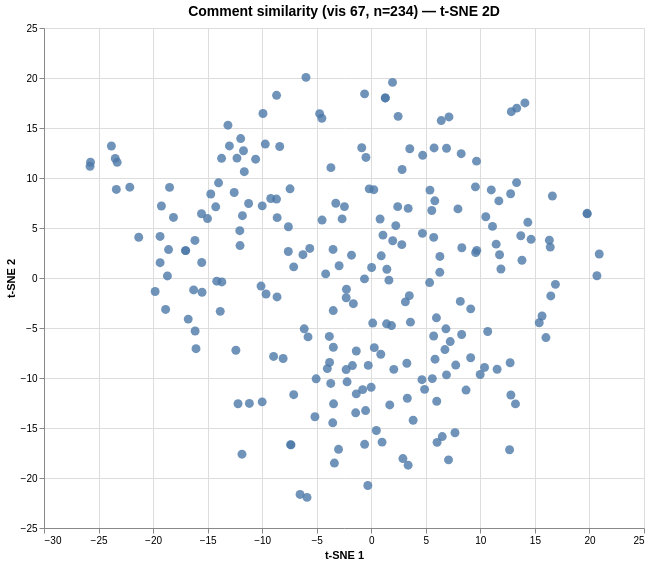

Source (Vega-Lite JSON):
### Vega specification from a JSON file in a GitHub repository (floating-point values rounded to 4 significant figures; data arrays with more than 128 entries replaced by an {"elided": "..."} marker saying what was removed)
{"$schema": "https://vega.github.io/schema/vega/v6.json", "data": [{"name": "param_1e9efca18e7a2868_store"}, {"name": "source_0", "values": {"elided": "234 records"}}, {"name": "source_0_x_domain_dim_1", "values": [{"min": -25.78, "max": 20.9}]}, {"name": "source_0_y_domain_dim_2", "values": [{"min": -21.94, "max": 20.07}]}], "signals": [{"name": "unit", "value": {}, "on": [{"events": "pointermove", "update": "isTuple(group()) ? group() : unit"}]}, {"name": "param_1e9efca18e7a2868", "update": "vlSelectionResolve(\"param_1e9efca18e7a2868_store\", \"union\")"}, {"name": "param_1e9efca18e7a2868_dim_1", "on": [{"events": [{"source": "view", "type": "dblclick"}], "update": "null"}, {"events": {"signal": "param_1e9efca18e7a2868_translate_delta"}, "update": "panLinear(param_1e9efca18e7a2868_translate_anchor.extent_x, -param_1e9efca18e7a2868_translate_delta.x / width)"}, {"events": {"signal": "param_1e9efca18e7a2868_zoom_delta"}, "update": "zoomLinear(domain(\"x\"), param_1e9efca18e7a2868_zoom_anchor.x, param_1e9efca18e7a2868_zoom_delta)"}]}, {"name": "param_1e9efca18e7a2868_dim_2", "on": [{"events": [{"source": "view", "type": "dblclick"}], "update": "null"}, {"events": {"signal": "param_1e9efca18e7a2868_translate_delta"}, "update": "panLinear(param_1e9efca18e7a2868_translate_anchor.extent_y, param_1e9efca18e7a2868_translate_delta.y / height)"}, {"events": {"signal": "param_1e9efca18e7a2868_zoom_delta"}, "update": "zoomLinear(domain(\"y\"), param_1e9efca18e7a2868_zoom_anchor.y, param_1e9efca18e7a2868_zoom_delta)"}]}, {"name": "param_1e9efca18e7a2868_tuple", "on": [{"events": [{"signal": "param_1e9efca18e7a2868_dim_1 || param_1e9efca18e7a2868_dim_2"}], "update": "param_1e9efca18e7a2868_dim_1 && param_1e9efca18e7a2868_dim_2 ? {unit: \"\", fields: param_1e9efca18e7a2868_tuple_fields, values: [param_1e9efca18e7a2868_dim_1,param_1e9efca18e7a2868_dim_2]} : null"}]}, {"name": "param_1e9efca18e7a2868_tuple_fields", "value": [{"field": "dim_1", "channel": "x", "type": "R"}, {"field": "dim_2", "channel": "y", "type": "R"}]}, {"name": "param_1e9efca18e7a2868_translate_anchor", "value": {}, "on": [{"events": [{"source": "scope", "type": "pointerdown"}], "update": "{x: x(unit), y: y(unit), extent_x: domain(\"x\"), extent_y: domain(\"y\")}"}]}, {"name": "param_1e9efca18e7a2868_translate_delta", "value": {}, "on": [{"events": [{"source": "window", "between": [{"source": "scope", "type": "pointerdown"}, {"source": "window", "type": "pointerup"}], "consume": true, "type": "pointermove"}], "update": "{x: param_1e9efca18e7a2868_translate_anchor.x - x(unit), y: param_1e9efca18e7a2868_translate_anchor.y - y(unit)}"}]}, {"name": "param_1e9efca18e7a2868_zoom_anchor", "on": [{"events": [{"source": "scope", "type": "wheel", "consume": true}], "update": "{x: invert(\"x\", x(unit)), y: invert(\"y\", y(unit))}"}]}, {"name": "param_1e9efca18e7a2868_zoom_delta", "on": [{"events": [{"source": "scope", "type": "wheel", "consume": true}], "update": "pow(1.001, event.deltaY * pow(16, event.deltaMode))", "force": true}]}, {"name": "param_1e9efca18e7a2868_modify", "on": [{"events": {"signal": "param_1e9efca18e7a2868_tuple"}, "update": "modify(\"param_1e9efca18e7a2868_store\", param_1e9efca18e7a2868_tuple, true)"}]}], "marks": [{"type": "symbol", "name": "marks", "from": {"data": "source_0"}, "encode": {"update": {"fill": {"value": "#4c78a8"}, "tooltip": {"signal": "{\"Comment #\": format(datum[\"index\"], \"\"), \"Comment\": isValid(datum[\"comment\"]) ? datum[\"comment\"] : \"\"+datum[\"comment\"]}"}, "shape": {"value": "circle"}, "y": {"field": "dim_2", "scale": "y"}, "opacity": {"value": 0.8}, "x": {"field": "dim_1", "scale": "x"}, "size": {"value": 80}}}, "style": ["circle"], "interactive": true, "clip": true}], "scales": [{"name": "x", "type": "linear", "domain": [{"signal": "(data(\"source_0_x_domain_dim_1\")[0] || {}).min"}, {"signal": "(data(\"source_0_x_domain_dim_1\")[0] || {}).max"}], "range": [0, {"signal": "width"}], "domainRaw": {"signal": "param_1e9efca18e7a2868[\"dim_1\"]"}, "nice": true, "zero": true}, {"name": "y", "type": "linear", "domain": [{"signal": "(data(\"source_0_y_domain_dim_2\")[0] || {}).min"}, {"signal": "(data(\"source_0_y_domain_dim_2\")[0] || {}).max"}], "range": [{"signal": "height"}, 0], "nice": true, "zero": true, "domainRaw": {"signal": "param_1e9efca18e7a2868[\"dim_2\"]"}}], "axes": [{"scale": "x", "domain": false, "minExtent": 0, "orient": "bottom", "gridScale": "y", "tickCount": {"signal": "ceil(width/40)"}, "labels": false, "maxExtent": 0, "aria": false, "ticks": false, "zindex": 0, "grid": true}, {"scale": "y", "gridScale": "x", "grid": true, "aria": false, "orient": "left", "tickCount": {"signal": "ceil(height/40)"}, "minExtent": 0, "ticks": false, "labels": false, "zindex": 0, "domain": false, "maxExtent": 0}, {"scale": "x", "tickCount": {"signal": "ceil(width/40)"}, "labelOverlap": true, "zindex": 0, "orient": "bottom", "grid": false, "title": "t-SNE 1", "labelFlush": true}, {"scale": "y", "tickCount": {"signal": "ceil(height/40)"}, "grid": false, "zindex": 0, "orient": "left", "labelOverlap": true, "title": "t-SNE 2"}], "title": {"text": "Comment similarity (vis 67, n=234) — t-SNE 2D", "fontSize": 14, "frame": "group"}, "height": 500, "width": 600, "background": "white", "style": "cell", "padding": 5}
